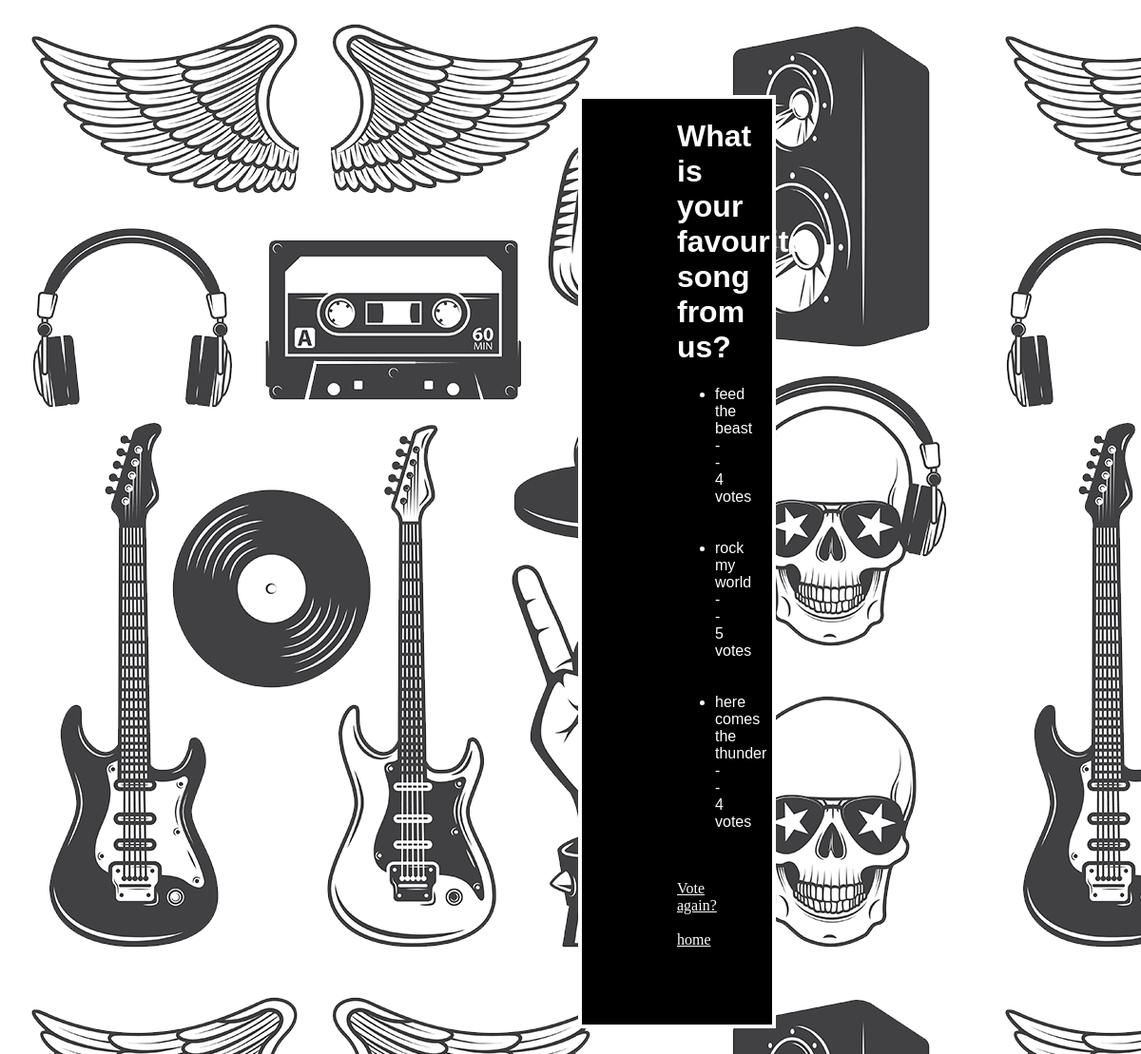
/rockband/1/results/, run on the app's committed database.
### rockband/models.py (models this page shows, shortened)
class Question(models.Model):
    question_text = models.CharField(max_length=200)
    pub_date = models.DateTimeField('date published')

class Choice(models.Model):
    question = models.ForeignKey(Question, on_delete=models.CASCADE)
    choice_text = models.CharField(max_length=200)
    votes = models.IntegerField(default=0)

### rockband/views.py (the view)
# urls.py: path('<int:question_id>/results/', views.results, name='results'),
def results(request, question_id):
    question = get_object_or_404(Question, pk=question_id)
    return render(request, 'polls/results.html', {'question': question})

### rockband/templates/polls/results.html (shortened to what this page needs)
{% extends "base.html" %}
{% block content %}
<div class="container-sm">
    <h1> {{ question.question_text }} </h1>
    <ul>
        {% for choice in question.choice_set.all %}
        <li>
            {{ choice.choice_text }} -- {{ choice.votes}}
            vote{{choice.votes|pluralize}}
        </li>
        <br>
        <br>
        {% endfor %}
    </ul>
    <a href="{% url 'rockband:detail' question.id %}">
        Vote again?
    </a>
    <br>
    <br>
    <a href="{% url 'home' %}">home</a>
</div>
{% endblock %}

### rockband/templates/base.html (shortened to what this page needs)
{% load static %}
<!DOCTYPE html>
<html>
    <head>
    </head>
    <body>
        <div>
            {% block content %}
            {% endblock %}
        </div>
    </body>
</html>

### rockband/templates/polls/results.html (style rules this page uses)
.container-sm { margin-top: 100px; margin-bottom: 100px; margin-right: 600px; margin-left: 600px; padding-bottom:80px; padding-left: 100px; padding-right: 100px; text-align: center; border: 4px solid white; background-color: black; }
h1 { font-family: Impact, Haettenschweiler, 'Arial Narrow Bold', sans-serif; color:white; }
li { color: white; font-family:Verdana, Geneva, Tahoma, sans-serif ; }
a { color: white; }

### data on the page
Question: question_text "What is your favourite song from us?"
Choice: choice_text "feed the beast", votes "4"
Choice: choice_text "rock my world", votes "5"
Choice: choice_text "here comes the thunder", votes "4"
